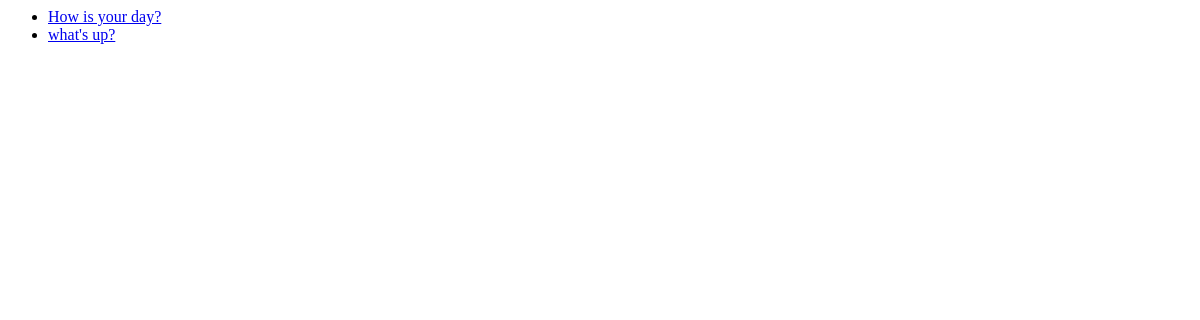
The page /polls/ on the database as committed earlier.
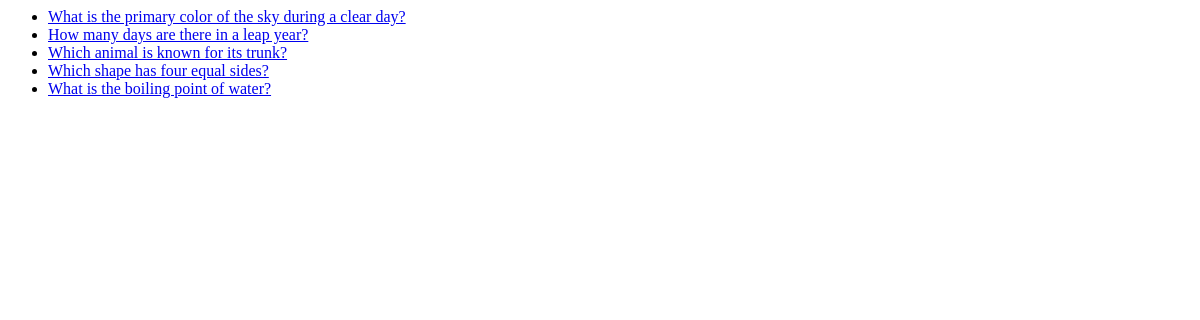
The same page on the database as committed later.
### polls/models.py (models this page shows, shortened)
class Question(models.Model):
    question_text = models.CharField(max_length=200)
    pub_date = models.DateTimeField("Date Published")

### polls/views.py (the view)
# urls.py: path("", views.IndexView.as_view(), name="index"),
class IndexView(generic.ListView):
    template_name = "polls/index.html"
    context_object_name = "latest_question_list"
    def get_queryset(self):
        return Question.objects.order_by("-pub_date")[:5]

### polls/templates/polls/index.html
{% if latest_question_list %}
    <ul>
        {% for question in latest_question_list %}
            <li><a href="{% url 'polls:detail' question.id %}">{{ question.question_text }}</a></li>
        {% endfor %}
    </ul>
{% else %}
    <p>No polls are available.</p>
{% endif %}

Rows that differ between the two databases and show on the page:
no longer on this page (row unchanged): Question: question_text "How is your day?"
no longer on this page (row unchanged): Question: question_text "what's up?"
added Question: question_text "What is the primary color of the sky during a clear day?"
added Question: question_text "How many days are there in a leap year?"
added Question: question_text "Which animal is known for its trunk?"
added Question: question_text "Which shape has four equal sides?"
added Question: question_text "What is the boiling point of water?"
